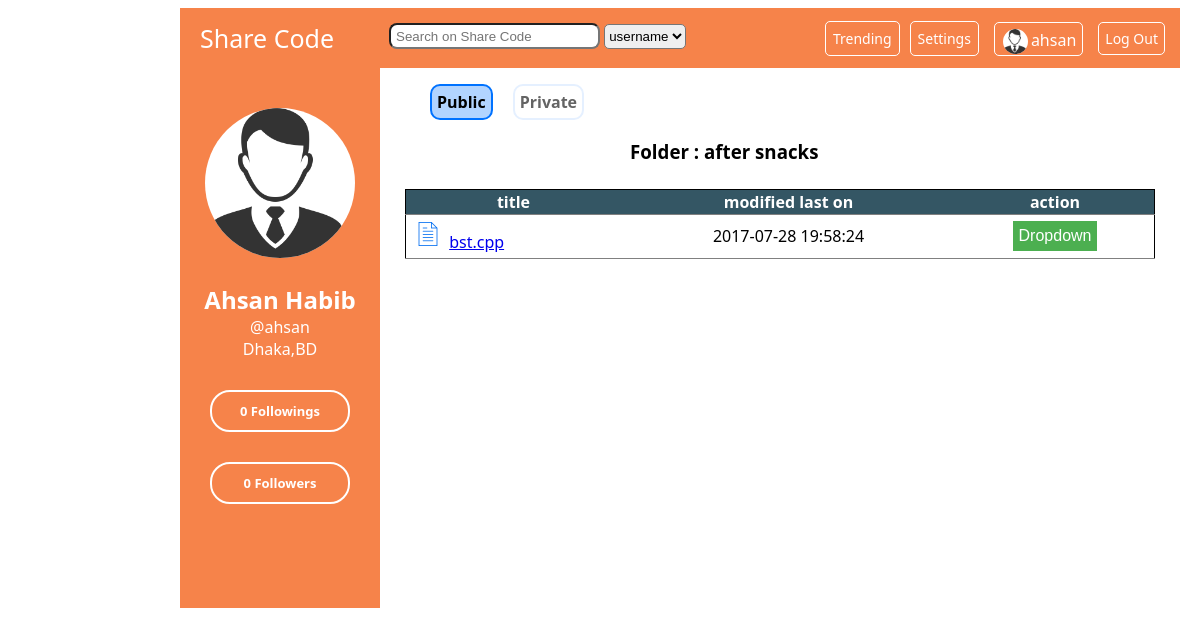
/personal.php?folderid=9 (signed in), run on an earlier commit of the app's database.
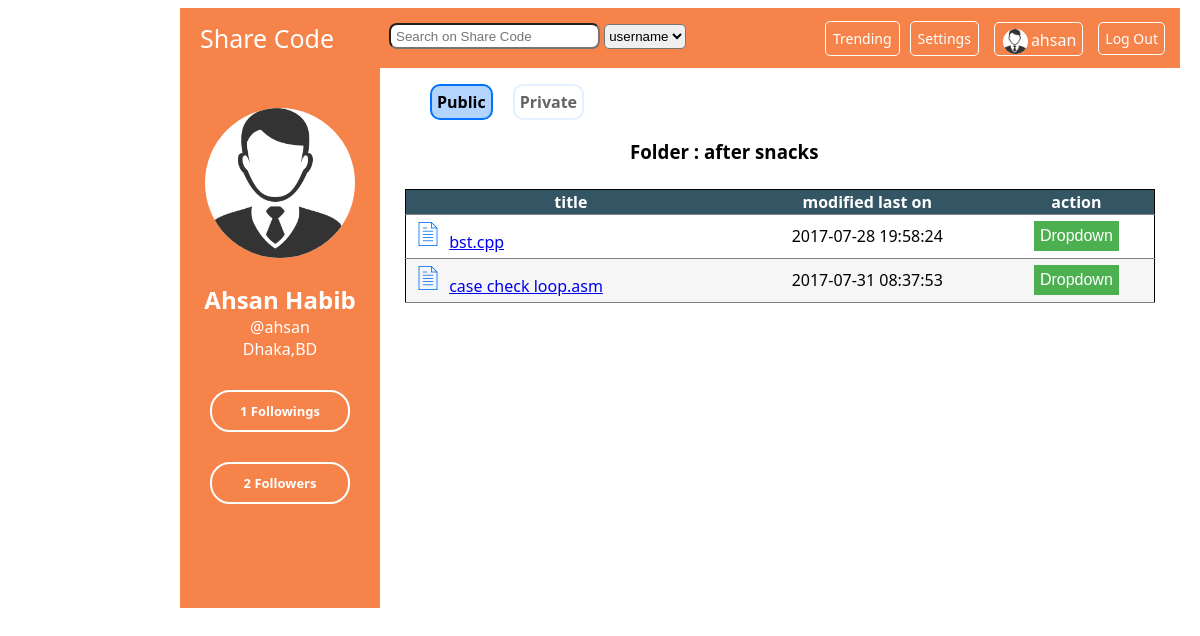
And on a later commit of the database.
### tables this page shows
CREATE TABLE `files` (
  `fileid` int(10) NOT NULL,
  `filename` varchar(200) DEFAULT NULL,
  `folderid` int(10) DEFAULT NULL,
  `created` datetime DEFAULT NULL,
  `userid` int(10) DEFAULT NULL
);

### personal.php (the view, shortened to what this page needs)
<?php session_start();
include 'includes/config.php';
$me = $_SESSION['userid'];
$imgsrc = "pp/".$me;
if(!file_exists($imgsrc)){
    $imgsrc = "pp.png";
}
$sql= "SELECT * FROM follows INNER JOIN users ON follows.follower=users.userid WHERE followed=$me ";
$esultfrlist = mysqli_query($conn,$sql);
$numofr = mysqli_num_rows($esultfrlist);
$sql= "SELECT * FROM follows INNER JOIN users ON follows.followed=users.userid WHERE follower=$me ";
$sultfrlist = mysqli_query($conn,$sql);
$numog = mysqli_num_rows($sultfrlist);
?>
<!DOCTYPE html>
<html>
<head>
    <link rel="stylesheet" type="text/css" href="styles/pstyle.css">
    <link rel="stylesheet" type="text/css" href="styles/mstyle.css">
</head>
<body>
    <header class="personal_header">
        <a id="homelink" href="personal.php">Share Code</a>
        <form id="search" action="search.php">
            <input name="search" type="text" placeholder="Search on Share Code">
            <select name="soption" >
                <option value="username">username</option>
            </select>
        </form>
        <a id="logout" href="includes/logout.php"> Log Out </a>
        <a id="usernameh" href="personal.php">
            <img src="<?php echo $imgsrc;?>" height="25" width="25">
            <p id="usernamep">
                <?php echo $_SESSION['username']?> </p>
        </a>
        <a id="setting" href="setting.php">Settings</a>
        <a id="trend" href="popular.php"> Trending </a>
    </header>
    <div class="info">
        <div class="info_photo">
            <img src="<?php echo $imgsrc;?>" height="150" width="150">
        </div>
        <div class="info_details">
            <h2>
                <?php echo $_SESSION['firstname']." ".$_SESSION['lastname']  ?> </h2>
            <a href="personal.php">
                <?php echo "@".$_SESSION['username']; ?> </a>
            <p>
                <?php echo $_SESSION['mycity'].",".$_SESSION['mycon']; ?>
            </p>
        </div>
        <div class="info_social">
            <div class="info_socialf">
                <a href="followings.php"><?php echo $numog." ";?>Followings</a>
				<a href="followers.php"><?php echo $numofr." ";?>Followers</a> </div>
        </div>
    </div>
    <div class="main_wrapper">
        <nav class="nav">
            <ul>
                <li><a id="current_nav" href="personal.php" >Public</a>
                </li>
                <li><a href="private.php">Private</a>
                </li>
            </ul>
        </nav>
        <main class="main">
            <div class="repo">
                <?php
					if(isset($_GET['folderid'])){
				?>
				<h3 style="margin-left:250px;"> <?php
					$sql = "SELECT * FROM folders WHERE folderid=".$_GET['folderid'].";";
                            $result = mysqli_query($conn,$sql);
						$row = mysqli_fetch_assoc($result);
						echo "Folder : ".$row['foldername'];
					?>
				</h3>
                <table>
                    <tr>
                        <th> title </th>
                        <th> modified last on </th>
                        <th> action </th>
                    </tr>
                    <?php
                            $sql = "SELECT * FROM files WHERE folderid=".$_GET['folderid']." AND userid=".$_SESSION['userid'].";";
                            $result = mysqli_query($conn,$sql);
                            while($row = mysqli_fetch_assoc($result)){
                        ?>
                        <tr>
                            <td>
                                <?php $ref = "view.php?file=".$row['fileid']; ?>
                                <img src="icons/file.png" style="padding: 2px 5px;">
                                <a href= "<?php echo $ref; ?>">  <?php echo $row['filename'];?> </a>
                            </td>
                            <td style="text-align:center">
                                <?php echo $row['created'];?>
                            </td>
                            <td style="text-align:center">
                                <div class="dropdown">
                                    <button onclick="myFunction(this)" class="dropbtn">Dropdown</button>
                                </div>
                            </td>
                        </tr>
                        <?php
                            }
                        ?>
                </table>
                    <?php
					}
				?>
            </div>
        </main>
    </div>
</body>
</html>

What changed in the data, as far as the page shows it:
added files: filename "case check loop.asm", created "2017-07-31 08:37:53"
Also different on the page:
$numog: "0" → "1"
$numofr: "0" → "2"
